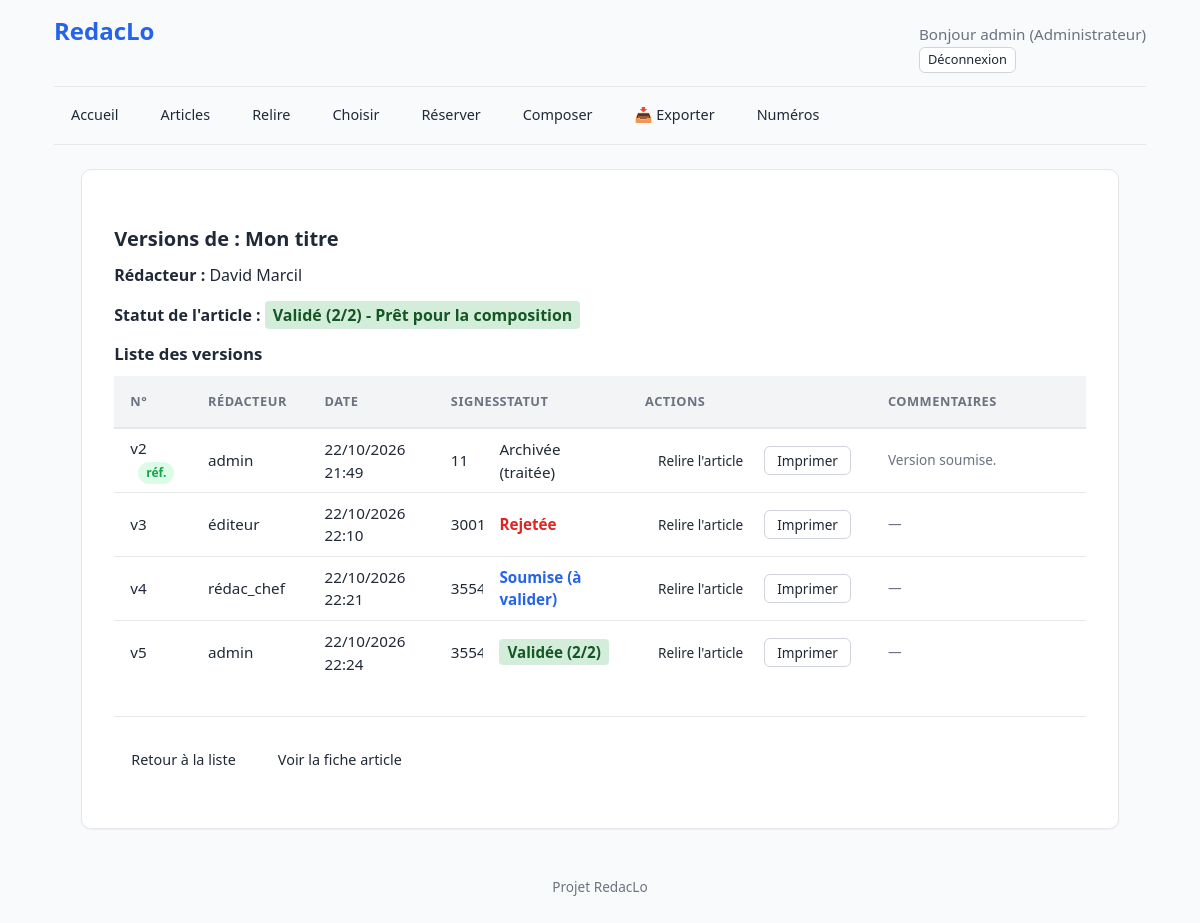
Before: /articles/2/versions/ (signed in) with the older database file.
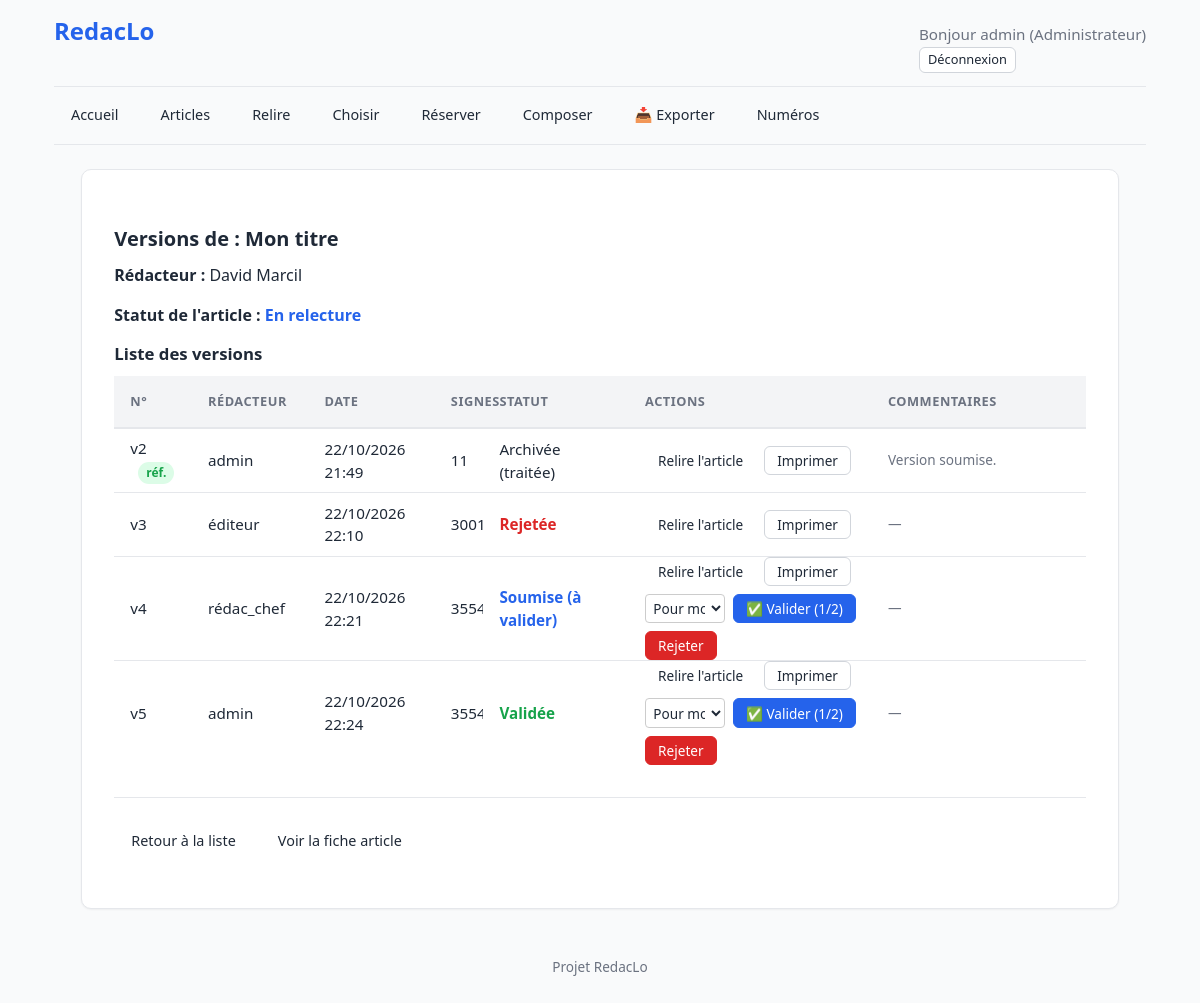
After: the same page with the newer database file.
### articles/models.py (models this page shows, shortened)
class ArticleVersion(models.Model):
    TYPES = [
        ("redacteur", "Rédacteur"),
        ("relecture", "Relecture"),
    ]
    STATUTS = [
        ("brouillon", "Brouillon"),
        ("soumise", "Soumise (à valider)"),
        ("validee", "Validée"),
        ("rejetee", "Rejetée"),
        ("archivee", "Archivée (traitée)"),
    ]
    AVIS_CHOICES = [
        ("favorable", "Favorable"),
        ("defavorable", "Défavorable"),
    ]
    avis_relecteur = models.CharField(
        max_length=20,
        choices=AVIS_CHOICES,
        blank=True,
        null=True,
        verbose_name="Avis du relecteur"
    )
    article = models.ForeignKey(
        Article,
        on_delete=models.CASCADE,
        related_name="versions",
    )
    parent = models.ForeignKey(
        "self",
        on_delete=models.SET_NULL,
        null=True,
        blank=True,
        related_name="enfants",
    )
    numero = models.PositiveIntegerField(default=1)
    type = models.CharField(max_length=20, choices=TYPES, default="redacteur")
    contenu = models.TextField()
    modifie_par = models.ForeignKey(
        settings.AUTH_USER_MODEL,
        on_delete=models.SET_NULL,
        null=True,
        blank=True,
        related_name="versions_modifiees",
        verbose_name="Modifié par"
    )
    commentaire = models.TextField(blank=True)
    statut = models.CharField(
        max_length=20,
        choices=STATUTS,
        default="brouillon",
    )
    commentaire_validation = models.TextField(
        blank=True,
        help_text="Commentaire de l'éditeur en cas de rejet.",
    )
    date = models.DateTimeField(auto_now_add=True)
    class Meta:
        ordering = ["-date"]
    def nombre_signes(self):
        import re
        texte = re.sub(r"\s+", " ", self.contenu).strip()
        return len(texte)

class Article(models.Model):
    STATUTS = [
        ("brouillon", "Brouillon"),
        ("soumis", "Soumis"),
        ("en_relecture", "En relecture"),
        ("relu", "Relu"),
        ("revisions_demandees", "Révisions demandées"),
        ("valide", "Validé"),
        ("rejete", "Rejeté"),
        ("publie", "Publié"),
    ]
    STATUTS_SELECTION = [
        ("a_choisir", "À choisir pour le numéro"),
        ("disponible", "Disponible (dans le vivier)"),
        ("reserve", "Réservé (marronnier)"),
        ("utilise", "Utilisé (placé)"),
    ]
    TYPES_ARTICLE = [
        ("article", "Article"),
        ("breve", "Brève"),
        ("echo", "Écho"),
        ("courrier", "Courrier des lecteurs"),
        ("article_editorial", "Éditorial"),
    ]
    titre = models.CharField(max_length=200, help_text="Titre principal de l'article.")
    sur_titre = models.CharField(max_length=200, blank=True, help_text="Sur-titre de l'article.")
    type_article = models.CharField(max_length=20, choices=TYPES_ARTICLE, default="article", verbose_name="Type d'article")
    redacteur = models.ForeignKey(
        settings.AUTH_USER_MODEL,
        on_delete=models.CASCADE,
        related_name="articles_rediges",
        verbose_name="Rédacteur"
    )
    contenu = models.TextField()
    statut = models.CharField(max_length=20, choices=STATUTS, default="brouillon")
    rubrique = models.ForeignKey(
        "publications.Rubrique",
        on_delete=models.SET_NULL,
        null=True,
        blank=True,
        related_name="articles"
    )
    statut_selection = models.CharField(max_length=20, choices=STATUTS_SELECTION, default="a_choisir")
    date_creation = models.DateTimeField(auto_now_add=True)
    date_modification = models.DateTimeField(auto_now=True)
    version_reference = models.ForeignKey(
        "ArticleVersion",
        on_delete=models.SET_NULL,
        null=True,
        blank=True,
        related_name="+"
    )
    valide_1_par = models.ForeignKey(
        settings.AUTH_USER_MODEL,
        on_delete=models.SET_NULL,
        null=True,
        blank=True,
        related_name="articles_valides_1",
        verbose_name="Premier validateur"
    )
    valide_2_par = models.ForeignKey(
        settings.AUTH_USER_MODEL,
        on_delete=models.SET_NULL,
        null=True,
        blank=True,
        related_name="articles_valides_2",
        verbose_name="Second validateur"
    )
    valide_1_mandataire = models.ForeignKey(
        settings.AUTH_USER_MODEL,
        on_delete=models.SET_NULL,
        null=True,
        blank=True,
        related_name="articles_mandates_1",
        verbose_name="Premier validateur (mandataire)"
    )
    valide_2_mandataire = models.ForeignKey(
        settings.AUTH_USER_MODEL,
        on_delete=models.SET_NULL,
        null=True,
        blank=True,
        related_name="articles_mandates_2",
        verbose_name="Second validateur (mandataire)"
    )
    numero_reserve = models.ForeignKey(
        'publications.Publication',
        on_delete=models.SET_NULL,
        null=True,
        blank=True,
        related_name='articles_reserves',
        verbose_name="Réservé pour le numéro"
    )

### accounts/models.py (models this page shows, shortened)
class User(AbstractUser):
    ROLES = [
        ("admin", "Administrateur"),
        ("editeur", "Éditeur"),
        ("membre_redaction", "Membre de la rédaction"),
        ("redacteur", "Rédacteur"),
    ]
    COULEURS = [
        ("bleu", "Bleu"), ("violet", "Violet"), ("gris", "Gris ardoise"),
        ("marine", "Bleu marine"), ("orangefonce", "Orange foncé"),
        ("marron", "Marron"), ("rouge", "Rouge"), ("vert", "Vert"),
    ]
    role = models.CharField(max_length=20, choices=ROLES, default="redacteur")
    couleur = models.CharField(max_length=20, choices=COULEURS, default="bleu")
    signature_defaut = models.CharField(
        max_length=100,
        blank=True,
        help_text="Ex: 'Correspondant LO'. Laisser vide pour utiliser le Prénom Nom."
    )
    couleur = models.CharField(
        max_length=20,
        choices=COULEURS,
        default="bleu",
        help_text="Couleur utilisée pour ses annotations dans les articles.",
    )
    def get_signature(self):
        if self.signature_defaut:
            return self.signature_defaut
        if self.get_full_name():
            return self.get_full_name()
        return self.username

### articles/views/relecture.py (the view)
# urls.py: path("<int:pk>/versions/", views.liste_versions, name="liste_versions"),
@role_required("editeur", "membre_redaction", "admin")
def liste_versions(request, pk):
    article = get_object_or_404(Article, pk=pk)
    versions = [
        v for v in article.versions.select_related("parent", "modifie_par").exclude(numero=0).order_by("numero")
        if not (v.statut == "brouillon" and v.enfants.exists())
    ]
    versions_comparables = article.versions.filter(type="relecture", statut__in=["soumise", "validee"]).count()
    peut_comparer = versions_comparables >= 2
    editeurs = User.objects.filter(role__in=["editeur", "membre_redaction", "admin"]).exclude(pk=request.user.pk)
    return render(request, "articles/liste_versions.html", {
            "article": article,
            "versions": versions,
            "version_reference": article.version_reference,
            "peut_comparer": peut_comparer,
            "editeurs": editeurs,
    })

### core/context_processors.py (called while the page is built)
def notifications_non_lues(request):
    if not request.user.is_authenticated:
        return {"notifications_non_lues": 0}
    count = Notification.objects.filter(
        destinataire=request.user,
        lue=False,
    ).count()
    return {"notifications_non_lues": count}

### templates/articles/liste_versions.html (shortened to what the changed rows need)
{% extends "base.html" %}
{% block contenu %}
    <h2>Versions de : {{ article.titre }}</h2>
    <p><strong>Rédacteur :</strong> {{ article.redacteur.get_signature }}</p>
    <p><strong>Statut de l'article :</strong>
        {% if article.statut == 'valide_1_fois' %}
            <span class="badge" style="background-color: #fff3cd; color: #856404; padding: 0.2rem 0.5rem; border-radius: 4px; font-weight: bold;">
                Validé (1/2) - En attente du 2ème éditeur
            </span>
        {% elif article.statut == 'relu' %}
            <span class="badge" style="background-color: #e1bee7; color: #4a148c; padding: 0.2rem 0.5rem; border-radius: 4px; font-weight: bold;">
                Relu (à trancher)
            </span>
        {% elif article.statut == 'valide' %}
            <span class="badge" style="background-color: #d4edda; color: #155724; padding: 0.2rem 0.5rem; border-radius: 4px; font-weight: bold;">
                Validé (2/2) - Prêt pour la composition
            </span>
        {% else %}
            <span class="statut-{{ article.statut }}">{{ article.get_statut_display }}</span>
        {% endif %}
    </p>
    <h3>Liste des versions</h3>
    {% if versions %}
        <table class="table-liste table-responsive-cards">
            <thead>
                <tr>
                    <th style="width: 8%; text-align: left;">N°</th>
                    <th style="width: 12%; text-align: left;">Rédacteur</th>
                    <th style="width: 13%; text-align: left;">Date</th>
                    <th style="width: 5%; text-align: left;">Signes</th>
                    <th style="width: 15%; text-align: left;">Statut</th>
                    <th style="width: 25%; text-align: left;">Actions</th>
                    <th style="width: 22%; text-align: left;">Commentaires</th>
                </tr>
            </thead>
            <tbody>
                {% for v in versions %}
                    <tr>
                        <td data-label="N°" style="text-indent: 0; padding-left: 1rem; text-align: left;">
                            v{{ v.numero }}
                        </td>
                        <td data-label="Rédacteur">
                            {% if v.modifie_par %}
                                {{ v.modifie_par.username }}
                            {% else %}
                                —
                            {% endif %}
                        </td>
                        <td data-label="Date">{{ v.date|date:"d/m/Y H:i" }}</td>
                        <td data-label="Signes">{{ v.nombre_signes }}</td>
                        <td data-label="Statut">
                            {% if v.statut == "validee" and article.statut == "valide_1_fois" %}
                                <span class="badge" style="background-color: #fff3cd; color: #856404; padding: 0.2rem 0.5rem; border-radius: 4px; font-weight: bold;">
                                    Validée (1/2)
                                </span>
                            {% elif v.statut == "validee" and article.statut == "valide" %}
                                <span class="badge" style="background-color: #d4edda; color: #155724; padding: 0.2rem 0.5rem; border-radius: 4px; font-weight: bold;">
                                    Validée (2/2)
                                </span>
                            {% else %}
                                <span class="statut-{{ v.statut }}">
                                    {{ v.get_statut_display }}
                                </span>
                            {% endif %}
                        </td>
                        <td data-label="Actions">
                            <div class="actions-table" style="display: flex; flex-direction: column; gap: 0.5rem;">
                                <div style="display: flex; gap: 0.5rem;">
                                    <a href="{% url 'articles:annoter_article_avec_version' article.pk v.pk %}" class="btn btn-sm btn-ghost">Relire l'article</a>
                                    <a href="{% url 'articles:telecharger_pdf_version' article.pk v.pk %}" class="btn btn-sm btn-secondary">Imprimer</a>
                                </div>
                                {% if v.type == "relecture" and v.statut != "rejetee" and v.statut != "brouillon" %}
                                    {% if article.statut == 'relu' or article.statut == 'soumis' or article.statut == 'en_relecture' %}
                                        <div style="display: flex; gap: 0.5rem; flex-wrap: wrap;">
                                            <form method="post" action="{% url 'articles:valider_version' article.pk v.pk %}" style="display:flex; gap: 0.5rem; margin: 0;">
                                                <select name="au_nom_de" style="font-size:0.85rem; padding:0.2rem; max-width: 150px; border-radius: 4px; border: 1px solid #ccc;">
                                                    <option value="">Pour moi-même</option>
                                                </select>
                                                <button type="submit" class="btn btn-sm btn-primary">✅ Valider (1/2)</button>
                                            </form>
                                            <form method="post" action="{% url 'articles:rejeter_version' article.pk v.pk %}" style="margin: 0;" onsubmit="var c = prompt('Motif du rejet :'); if (!c) return false; this.commentaire.value = c;">
                                                <button type="submit" class="btn btn-sm btn-danger-solid">Rejeter</button>
                                            </form>
                                        </div>
                                    {% endif %}
                                {% endif %}
                            </div>
                        </td>
                        <td data-label="Commentaires" style="font-size: 0.85rem; color: var(--c-text-muted);">
                            {{ v.commentaire|default:"—" }}
                        </td>
                    </tr>
                {% endfor %}
            </tbody>
        </table>
    {% else %}
        <p>Aucune version pour cet article.</p>
    {% endif %}
    <div class="actions" style="margin-top: 2rem; border-top: 1px solid var(--c-border); padding-top: 1.5rem;">
        <a href="{% url 'reviews:a_relire' %}" class="btn btn-ghost">Retour à la liste</a>
        <a href="{% url 'articles:detail_article' article.pk %}" class="btn btn-ghost">Voir la fiche article</a>
    </div>
{% endblock %}

Changed rows visible on the page:
changed Article "Mon titre": statut (not shown) → "En relecture"
shown differently, row unchanged: ArticleVersion "Soumise (à valider)": au_nom_de (not shown) → "Pour moi-même"
shown differently, row unchanged: ArticleVersion: statut (not shown) → "Validée"; au_nom_de (not shown) → "Pour moi-même"; text "Validée (2/2)" → "✅ Valider (1/2) Rejeter"
Other visible differences:
text no longer shown: "Validé (2/2) - Prêt pour la composition"
